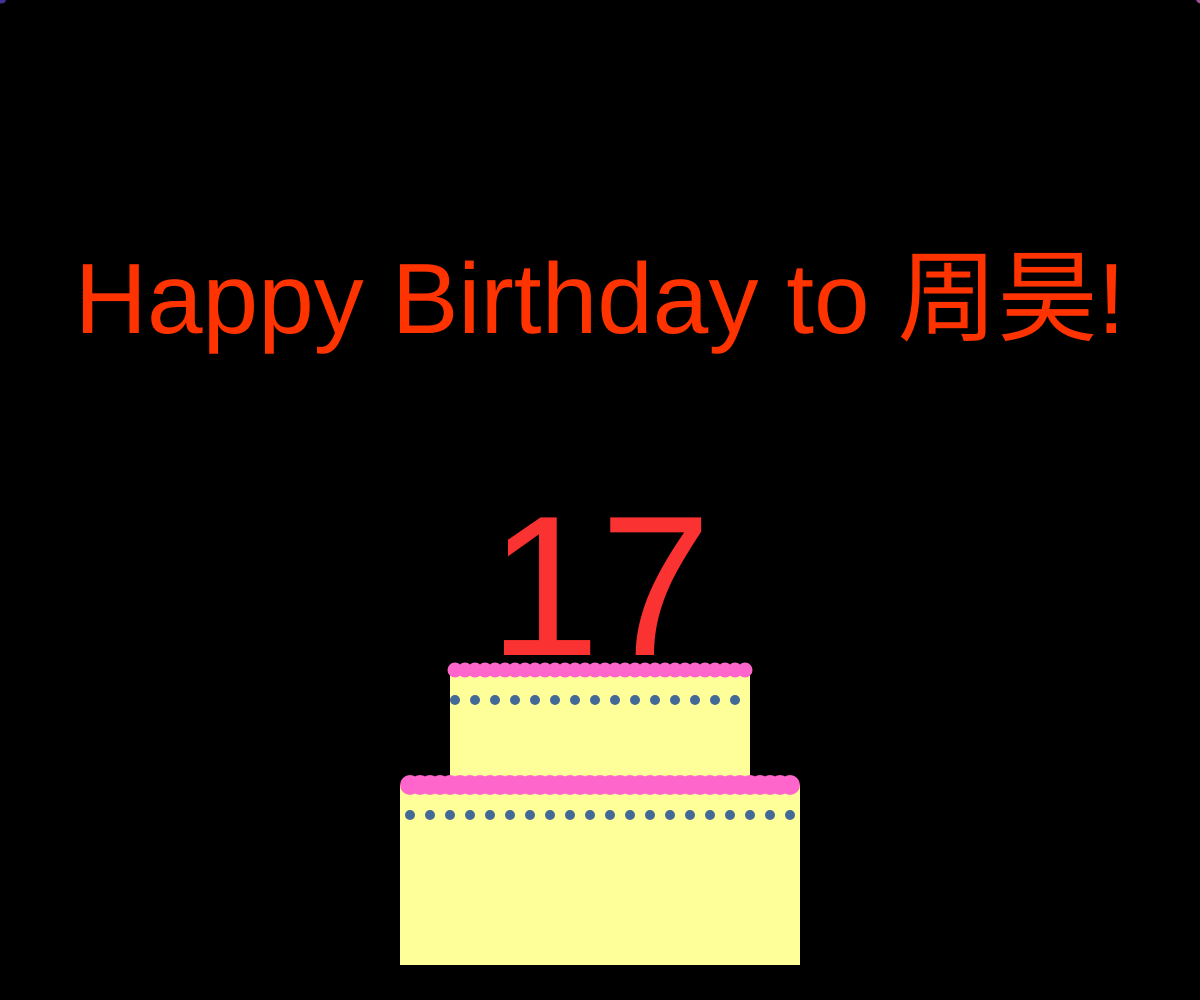
Frame 1 (no input)
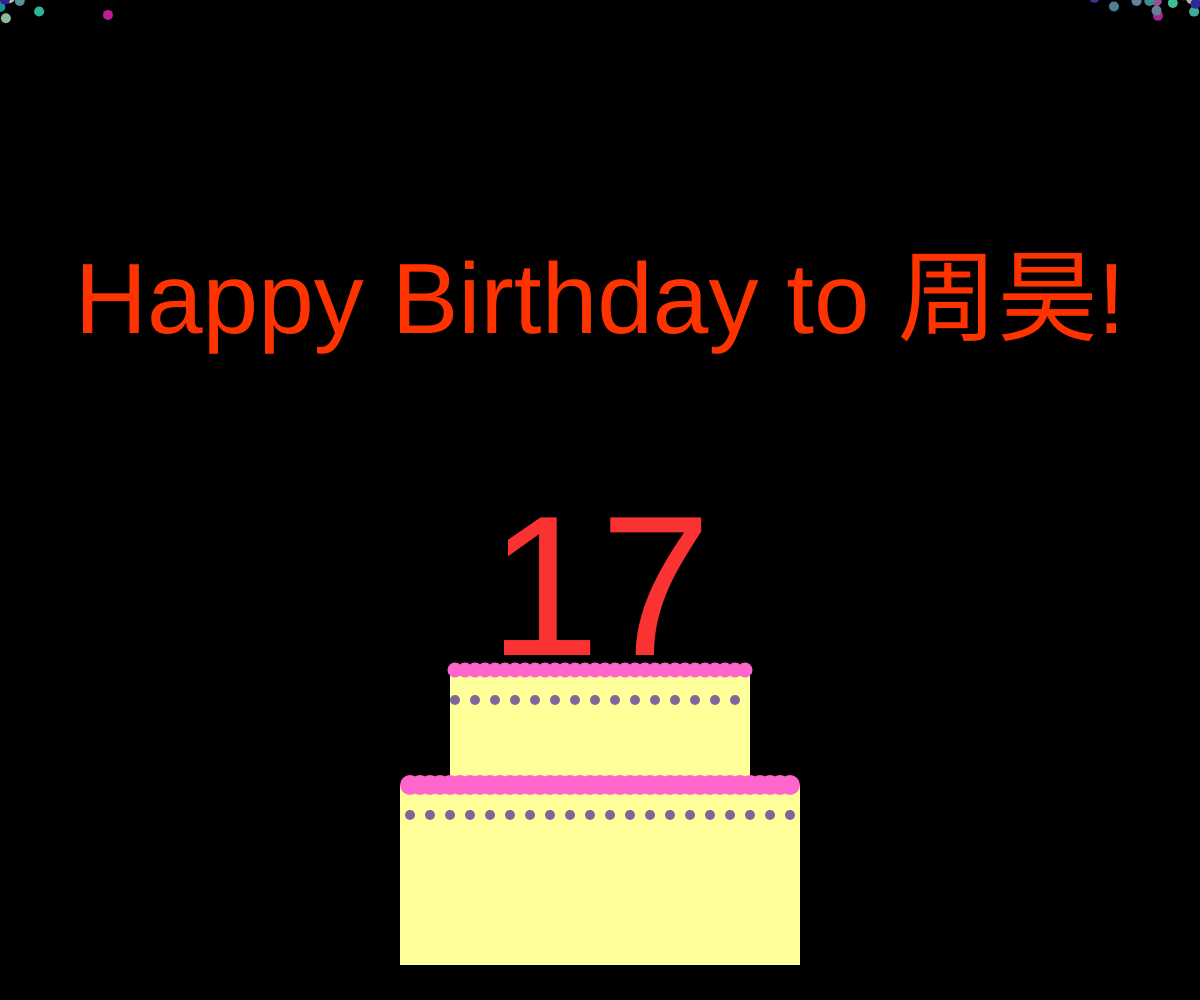
Frame 60 (no input)
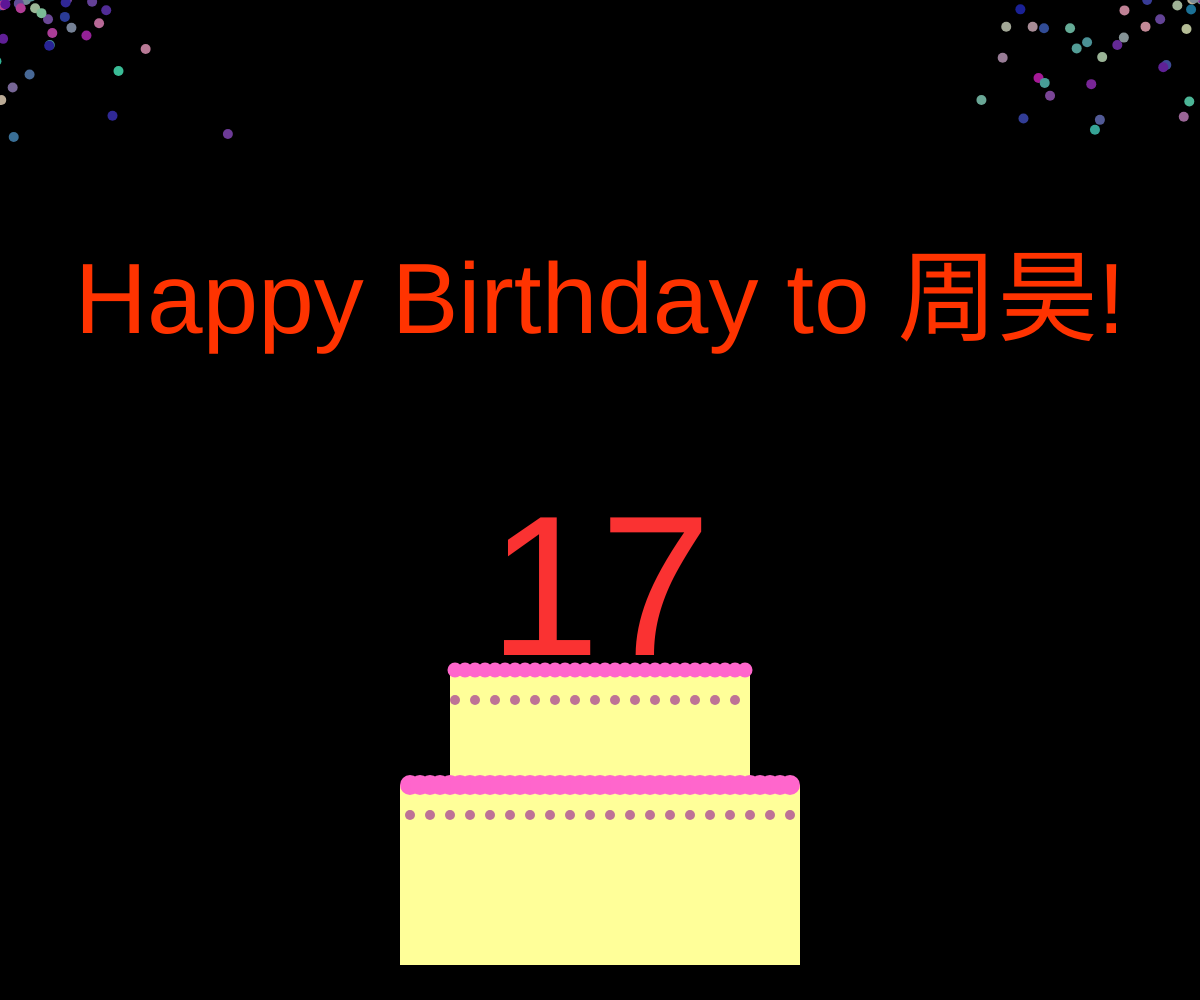
Frame 120 (the mouse pressed at the canvas centre since frame 60)

The p5.js sketch that drew these frames (run headless with seeded random() and noise() and a simulated clock; from frame 60 on, the mouse is pressed at the canvas centre):

// p5.js sketch
// ── sketch.js
var rightparticle;
var leftparticle;
var sentence;

function setup() {
    createCanvas(innerWidth, innerHeight);
    background(0);
    rightparticle = new ParticleSystem(createVector(width, 0));
    leftparticle = new ParticleSystem(createVector(0, 0));

    sentence = "Happy Birthday to 周昊!"
}

function draw() {
    background(0);
    rightparticle.addParticle();
    rightparticle.run();

    leftparticle.addParticle()
    leftparticle.run()

    //显示寿星信息
    textAlign(CENTER);
    fill(255, 51, 0);
    textSize(100);
    text(sentence, width / 2, height / 3);

    //绘制蛋糕代码
    rectMode(CENTER);
    //更改蛋糕颜色
    fill(255, 255, 153);
    //改rgb即可
    rect(width / 2, height / 8 * 7, 400, 180);
    rect(width / 2, height / 8 * 6, 300, 160);
    //设置年龄
    fill(250, 50, 50);
    textSize(200);
    textAlign(CENTER);
    text("17", width / 2, height / 8 * 5 + 30);
    //更改此处的数字即可

    //闪烁的蛋糕侧面装饰
    fill(random(20, 200), random(20, 200), 150);
    for (let i = width / 2 - 190; i <= width / 2 + 190; i += 20) {
        ellipse(i, height / 8 * 7 - 60, 10);
    }
    for (let i = width / 2 - 145; i <= width / 2 + 145; i += 20) {
        ellipse(i, height / 8 * 6 - 50, 10);
    }

    //每层蛋糕上部分界
    fill(255, 102, 204);
    for (let i = width / 2 - 190; i <= width / 2 + 190; i += 10) {
        ellipse(i, height / 8 * 7 - 90, 300 / 15);
    }
    for (let i = width / 2 - 145; i <= width / 2 + 145; i += 10) {
        ellipse(i, height / 8 * 6 - 80, 15);
    }

    //其余装饰可自行添加

    //绘制蛋糕代码结束
}



var Particle = function(position) {
    this.acceleration = createVector(0, 0.03);
    this.velocity = createVector(random(-2, 2), random(-2, 0));
    this.position = position.copy();
    this.lifespan = 500;
};

Particle.prototype.run = function() {
    this.update();
    this.display();
};

// Method to update position
Particle.prototype.update = function() {
    this.velocity.add(this.acceleration);
    this.position.add(this.velocity);
    this.lifespan -= 2;
};

// Method to display
Particle.prototype.display = function() {
    noStroke();
    strokeWeight(0);
    fill(random(20, 200), random(20, 200), 150, this.lifespan);
    ellipse(this.position.x, this.position.y, 10, 10);
};

// Is the particle still useful?
Particle.prototype.isDead = function() {
    if (this.lifespan < 0) {
        return true;
    } else {
        return false;
    }
};

var ParticleSystem = function(position) {
    this.origin = position.copy();
    this.particles = [];
};

ParticleSystem.prototype.addParticle = function() {
    this.particles.push(new Particle(this.origin));
};

ParticleSystem.prototype.run = function() {
    for (var i = this.particles.length - 1; i >= 0; i--) {
        var p = this.particles[i];
        p.run();
        if (p.isDead()) {
            this.particles.splice(i, 1);
        }
    }
};
